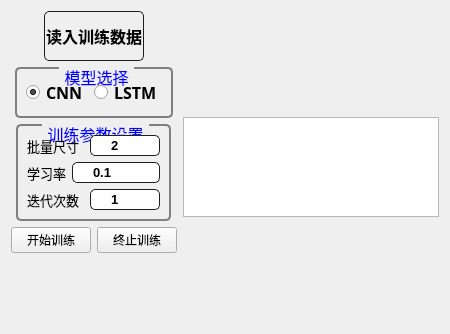
           <widget class="QWidget" name="tabAI">
            <attribute name="title">
             <string>诊断</string>
            </attribute>
            <layout class="QHBoxLayout" name="horizontalLayout_27">
             <item>
              <layout class="QVBoxLayout" name="verticalLayout_14">
               <item>
                <layout class="QVBoxLayout" name="verticalLayout_9">
                 <item alignment="Qt::AlignHCenter">
                  <widget class="QPushButton" name="btn_AI_ReadFile">
                   <property name="minimumSize">
                    <size>
                     <width>100</width>
                     <height>50</height>
                    </size>
                   </property>
                   <property name="maximumSize">
                    <size>
                     <width>150</width>
                     <height>16777215</height>
                    </size>
                   </property>
                   <property name="font">
                    <font>
                     <family>Adobe Devanagari</family>
                     <pointsize>12</pointsize>
                     <weight>75</weight>
                     <italic>false</italic>
                     <bold>true</bold>
                    </font>
                   </property>
                   <property name="styleSheet">
                    <string notr="true">	subcontrol-origin: padding;
    subcontrol-position: top right;
    selection-background-color: #111;
    selection-color: yellow;
    color: black;
    background-color: qlineargradient(x1: 0, y1: 0, x2: 0, y2: 1,
                                      stop: 0 #f6f7fa, stop: 1 #dadbde);
    border-style: solid;
    border: 1px solid #1e1e1e;
    border-radius: 5;
    padding: 1px 0px 1px 0px;</string>
                   </property>
                   <property name="text">
                    <string>读入训练数据</string>
                   </property>
                   <property name="iconSize">
                    <size>
                     <width>24</width>
                     <height>24</height>
                    </size>
                   </property>
                  </widget>
                 </item>
                 <item alignment="Qt::AlignHCenter">
                  <widget class="QGroupBox" name="groupBox_2">
                   <property name="maximumSize">
                    <size>
                     <width>16777215</width>
                     <height>100</height>
                    </size>
                   </property>
                   <property name="font">
                    <font>
                     <pointsize>12</pointsize>
                     <weight>50</weight>
                     <italic>false</italic>
                     <bold>false</bold>
                    </font>
                   </property>
                   <property name="styleSheet">
                    <string notr="true">QGroupBox {
    background-color: qlineargradient(x1: 0, y1: 0, x2: 0, y2: 1,
                                      stop: 0 #E0E0E0, stop: 1 #FFFFFF);
    border: 2px solid gray;
    border-radius: 5px;
    margin-top: 1ex; /* leave space at the top for the title */
	font: 12pt;
}

QGroupBox::title {
    subcontrol-origin: margin;
    subcontrol-position: top center; /* position at the top center */
    padding: 0 3px;
    background-color: qlineargradient(x1: 0, y1: 0, x2: 0, y2: 1,
                                      stop: 0 #FFDD00, stop: 1 #FBB034);
	border-radius:2px;
	color:blue;
}</string>
                   </property>
                   <property name="title">
                    <string>模型选择</string>
                   </property>
                   <layout class="QHBoxLayout" name="horizontalLayout_20">
                    <item>
                     <widget class="QRadioButton" name="radioButton_CNN">
                      <property name="font">
                       <font>
                        <family>Adobe Devanagari</family>
                        <pointsize>12</pointsize>
                        <weight>75</weight>
                        <bold>true</bold>
                       </font>
                      </property>
                      <property name="text">
                       <string>CNN</string>
                      </property>
                      <property name="checked">
                       <bool>true</bool>
                      </property>
                     </widget>
                    </item>
                    <item>
                     <widget class="QRadioButton" name="radioButton_LSTM">
                      <property name="font">
                       <font>
                        <family>Adobe Devanagari</family>
                        <pointsize>12</pointsize>
                        <weight>75</weight>
                        <bold>true</bold>
                       </font>
                      </property>
                      <property name="text">
                       <string>LSTM</string>
                      </property>
                     </widget>
                    </item>
                   </layout>
                  </widget>
                 </item>
                 <item alignment="Qt::AlignHCenter">
                  <widget class="QGroupBox" name="groupBox_3">
                   <property name="maximumSize">
                    <size>
                     <width>16777215</width>
                     <height>100</height>
                    </size>
                   </property>
                   <property name="font">
                    <font>
                     <pointsize>12</pointsize>
                     <weight>50</weight>
                     <italic>false</italic>
                     <bold>false</bold>
                    </font>
                   </property>
                   <property name="styleSheet">
                    <string notr="true">QGroupBox {
    background-color: qlineargradient(x1: 0, y1: 0, x2: 0, y2: 1,
                                      stop: 0 #E0E0E0, stop: 1 #FFFFFF);
    border: 2px solid gray;
    border-radius: 5px;
    margin-top: 1ex; /* leave space at the top for the title */
	font: 12pt;
}

QGroupBox::title {
    subcontrol-origin: margin;
    subcontrol-position: top center; /* position at the top center */
    padding: 0 3px;
    background-color: qlineargradient(x1: 0, y1: 0, x2: 0, y2: 1,
                                      stop: 0 #FFDD00, stop: 1 #FBB034);
	border-radius:2px;
	color:blue;
}</string>
                   </property>
                   <property name="title">
                    <string>训练参数设置</string>
                   </property>
                   <layout class="QHBoxLayout" name="horizontalLayout_21">
                    <item>
                     <layout class="QVBoxLayout" name="verticalLayout_8">
                      <item>
                       <layout class="QHBoxLayout" name="horizontalLayout_22">
                        <item>
                         <widget class="QLabel" name="label_2">
                          <property name="font">
                           <font>
                            <family>SimSun-ExtB</family>
                            <pointsize>10</pointsize>
                           </font>
                          </property>
                          <property name="text">
                           <string>批量尺寸</string>
                          </property>
                         </widget>
                        </item>
                        <item alignment="Qt::AlignHCenter">
                         <widget class="QComboBox" name="comboBox_Batch">
                          <property name="minimumSize">
                           <size>
                            <width>0</width>
                            <height>10</height>
                           </size>
                          </property>
                          <property name="font">
                           <font>
                            <pointsize>10</pointsize>
                            <weight>75</weight>
                            <bold>true</bold>
                           </font>
                          </property>
                          <property name="styleSheet">
                           <string notr="true">QComboBox
{
    subcontrol-origin: padding;
    subcontrol-position: top right;
    selection-background-color: #111;
    selection-color: yellow;
    color: white;
    background-color: qlineargradient(x1: 0, y1: 0, x2: 0, y2: 1,
                                      stop: 0 #f6f7fa, stop: 1 #dadbde);
    border-style: solid;
    border: 1px solid #1e1e1e;
    border-radius: 5;
    padding: 1px 0px 1px 20px;
}


QComboBox:hover, QPushButton:hover
{
    border: 1px solid yellow;
    color: white;
}

QComboBox:editable {
    background: red;
    color: pink;
}

QComboBox:on
{
    padding-top: 0px;
    padding-left: 0px;
    color: black;
    background-color: qlineargradient(x1: 0, y1: 0, x2: 0, y2: 1,
                                      stop: 0 #f6f7fa, stop: 1 #dadbde);
    selection-background-color: #ffaa00;
}

QComboBox:!on
{
    color: black;
    background-color: qlineargradient(x1: 0, y1: 0, x2: 0, y2: 1,
                                      stop: 0 #f6f7fa, stop: 1 #dadbde);
}

QComboBox QAbstractItemView
{
    border: 2px solid darkgray;
    color: black;
    selection-background-color: qlineargradient(x1: 0, y1: 0, x2: 0, y2: 1,
                                      stop: 0 #f6f7fa, stop: 1 #dadbde);
}

QComboBox::drop-down
{
     subcontrol-origin: padding;
     subcontrol-position: top right;
     width: 15px;
     color: white;
     border-left-width: 0px;
     border-left-color: darkgray;
     border-left-style: solid; /* just a single line */
     border-top-right-radius: 3px; /* same radius as the QComboBox */
     border-bottom-right-radius: 3px;
     padding-left: 10px;
 }

QComboBox::down-arrow, QSpinBox::down-arrow, QTimeEdit::down-arrow, QDateEdit::down-arrow
{
     image: url(&quot;C:/Users/JJZ/OneDrive - University of Tulsa/Projects/Project_PlungerLift/Plunger_lift_model_RIPED/icons/arrow-down.png&quot;);
     width: 12px;
     height: 12px;
}</string>
                          </property>
                          <item>
                           <property name="text">
                            <string>2</string>
                           </property>
                          </item>
                          <item>
                           <property name="text">
                            <string>4</string>
                           </property>
                          </item>
                          <item>
                           <property name="text">
                            <string>8</string>
                           </property>
                          </item>
                          <item>
                           <property name="text">
                            <string>16</string>
                           </property>
                          </item>
                          <item>
                           <property name="text">
                            <string>32</string>
                           </property>
                          </item>
                          <item>
                           <property name="text">
                            <string>64</string>
                           </property>
                          </item>
                          <item>
                           <property name="text">
                            <string>128</string>
                           </property>
                          </item>
                         </widget>
                        </item>
                       </layout>
                      </item>
                      <item>
                       <layout class="QHBoxLayout" name="horizontalLayout_23">
                        <item>
                         <widget class="QLabel" name="label_3">
                          <property name="font">
                           <font>
                            <family>SimSun-ExtB</family>
                            <pointsize>10</pointsize>
                           </font>
                          </property>
                          <property name="text">
                           <string>学习率</string>
                          </property>
                         </widget>
                        </item>
                        <item alignment="Qt::AlignHCenter">
                         <widget class="QComboBox" name="comboBox_LearningRate">
                          <property name="minimumSize">
                           <size>
                            <width>0</width>
                            <height>10</height>
                           </size>
                          </property>
                          <property name="font">
                           <font>
                            <pointsize>10</pointsize>
                            <weight>75</weight>
                            <bold>true</bold>
                           </font>
                          </property>
                          <property name="styleSheet">
                           <string notr="true">QComboBox
{
    subcontrol-origin: padding;
    subcontrol-position: top right;
    selection-background-color: #111;
    selection-color: yellow;
    color: white;
    background-color: qlineargradient(x1: 0, y1: 0, x2: 0, y2: 1,
                                      stop: 0 #f6f7fa, stop: 1 #dadbde);
    border-style: solid;
    border: 1px solid #1e1e1e;
    border-radius: 5;
    padding: 1px 0px 1px 20px;
}


QComboBox:hover, QPushButton:hover
{
    border: 1px solid yellow;
    color: white;
}

QComboBox:editable {
    background: red;
    color: pink;
}

QComboBox:on
{
    padding-top: 0px;
    padding-left: 0px;
    color: black;
    background-color: qlineargradient(x1: 0, y1: 0, x2: 0, y2: 1,
                                      stop: 0 #f6f7fa, stop: 1 #dadbde);
    selection-background-color: #ffaa00;
}

QComboBox:!on
{
    color: black;
    background-color: qlineargradient(x1: 0, y1: 0, x2: 0, y2: 1,
                                      stop: 0 #f6f7fa, stop: 1 #dadbde);
}

QComboBox QAbstractItemView
{
    border: 2px solid darkgray;
    color: black;
    selection-background-color: qlineargradient(x1: 0, y1: 0, x2: 0, y2: 1,
                                      stop: 0 #f6f7fa, stop: 1 #dadbde);
}

QComboBox::drop-down
{
     subcontrol-origin: padding;
     subcontrol-position: top right;
     width: 15px;
     color: white;
     border-left-width: 0px;
     border-left-color: darkgray;
     border-left-style: solid; /* just a single line */
     border-top-right-radius: 3px; /* same radius as the QComboBox */
     border-bottom-right-radius: 3px;
     padding-left: 10px;
 }

QComboBox::down-arrow, QSpinBox::down-arrow, QTimeEdit::down-arrow, QDateEdit::down-arrow
{
     image: url(&quot;C:/Users/JJZ/OneDrive - University of Tulsa/Projects/Project_PlungerLift/Plunger_lift_model_RIPED/icons/arrow-down.png&quot;);
     width: 12px;
     height: 12px;
}</string>
                          </property>
                          <item>
                           <property name="text">
                            <string>0.1</string>
                           </property>
                          </item>
                          <item>
                           <property name="text">
                            <string>0.01</string>
                           </property>
                          </item>
                          <item>
                           <property name="text">
                            <string>0.001</string>
                           </property>
                          </item>
                          <item>
                           <property name="text">
                            <string>0.0001</string>
                           </property>
                          </item>
                         </widget>
                        </item>
                       </layout>
                      </item>
                      <item>
                       <layout class="QHBoxLayout" name="horizontalLayout_24">
                        <item>
                         <widget class="QLabel" name="label_5">
                          <property name="font">
                           <font>
                            <family>SimSun-ExtB</family>
                            <pointsize>10</pointsize>
                           </font>
                          </property>
                          <property name="text">
                           <string>迭代次数</string>
                          </property>
                         </widget>
                        </item>
                        <item>
                         <widget class="QComboBox" name="comboBox_Epoches">
                          <property name="minimumSize">
                           <size>
                            <width>0</width>
                            <height>10</height>
                           </size>
                          </property>
                          <property name="font">
                           <font>
                            <pointsize>10</pointsize>
                            <weight>75</weight>
                            <bold>true</bold>
                           </font>
                          </property>
                          <property name="styleSheet">
                           <string notr="true">QComboBox
{
    subcontrol-origin: padding;
    subcontrol-position: top right;
    selection-background-color: #111;
    selection-color: yellow;
    color: white;
    background-color: qlineargradient(x1: 0, y1: 0, x2: 0, y2: 1,
                                      stop: 0 #f6f7fa, stop: 1 #dadbde);
    border-style: solid;
    border: 1px solid #1e1e1e;
    border-radius: 5;
    padding: 1px 0px 1px 20px;
}


QComboBox:hover, QPushButton:hover
{
    border: 1px solid yellow;
    color: white;
}

QComboBox:editable {
    background: red;
    color: pink;
}

QComboBox:on
{
    padding-top: 0px;
    padding-left: 0px;
    color: black;
    background-color: qlineargradient(x1: 0, y1: 0, x2: 0, y2: 1,
                                      stop: 0 #f6f7fa, stop: 1 #dadbde);
    selection-background-color: #ffaa00;
}

QComboBox:!on
{
    color: black;
    background-color: qlineargradient(x1: 0, y1: 0, x2: 0, y2: 1,
                                      stop: 0 #f6f7fa, stop: 1 #dadbde);
}

QComboBox QAbstractItemView
{
    border: 2px solid darkgray;
    color: black;
    selection-background-color: qlineargradient(x1: 0, y1: 0, x2: 0, y2: 1,
                                      stop: 0 #f6f7fa, stop: 1 #dadbde);
}

QComboBox::drop-down
{
     subcontrol-origin: padding;
     subcontrol-position: top right;
     width: 15px;
     color: white;
     border-left-width: 0px;
     border-left-color: darkgray;
     border-left-style: solid; /* just a single line */
     border-top-right-radius: 3px; /* same radius as the QComboBox */
     border-bottom-right-radius: 3px;
     padding-left: 10px;
 }

QComboBox::down-arrow, QSpinBox::down-arrow, QTimeEdit::down-arrow, QDateEdit::down-arrow
{
     image: url(&quot;C:/Users/JJZ/OneDrive - University of Tulsa/Projects/Project_PlungerLift/Plunger_lift_model_RIPED/icons/arrow-down.png&quot;);
     width: 12px;
     height: 12px;
}</string>
                          </property>
                          <item>
                           <property name="text">
                            <string>1</string>
                           </property>
                          </item>
                          <item>
                           <property name="text">
                            <string>20</string>
                           </property>
                          </item>
                          <item>
                           <property name="text">
                            <string>50</string>
                           </property>
                          </item>
                          <item>
                           <property name="text">
                            <string>100</string>
                           </property>
                          </item>
                         </widget>
                        </item>
                       </layout>
                      </item>
                     </layout>
                    </item>
                   </layout>
                  </widget>
                 </item>
                 <item>
                  <layout class="QHBoxLayout" name="horizontalLayout_25">
                   <item>
                    <widget class="QPushButton" name="btn_AI_Run">
                     <property name="styleSheet">
                      <string notr="true">background-color: qlineargradient(x1: 0, y1: 0, x2: 0, y2: 1,
                                      stop: 0 #f6f7fa, stop: 1 #dadbde);

font: 12pt bold &quot;Arial&quot;;</string>
                     </property>
                     <property name="text">
                      <string>开始训练</string>
                     </property>
                     <property name="icon">
                      <iconset resource="plunger_ico.qrc">
                       <normaloff>:/plunger/icons/run.png</normaloff>:/plunger/icons/run.png</iconset>
                     </property>
                     <property name="iconSize">
                      <size>
                       <width>24</width>
                       <height>24</height>
                      </size>
                     </property>
                    </widget>
                   </item>
                   <item>
                    <widget class="QPushButton" name="btn_AI_Stop">
                     <property name="styleSheet">
                      <string notr="true">background-color: qlineargradient(x1: 0, y1: 0, x2: 0, y2: 1,
                                      stop: 0 #f6f7fa, stop: 1 #dadbde);

font: 12pt bold &quot;Arial&quot;;</string>
                     </property>
                     <property name="text">
                      <string>终止训练</string>
                     </property>
                     <property name="icon">
                      <iconset resource="plunger_ico.qrc">
                       <normaloff>:/plunger/icons/stop.png</normaloff>:/plunger/icons/stop.png</iconset>
                     </property>
                     <property name="iconSize">
                      <size>
                       <width>24</width>
                       <height>24</height>
                      </size>
                     </property>
                    </widget>
                   </item>
                  </layout>
                 </item>
                </layout>
               </item>
               <item>
                <widget class="QLabel" name="label_7">
                 <property name="text">
                  <string/>
                 </property>
                </widget>
               </item>
              </layout>
             </item>
             <item>
              <layout class="QVBoxLayout" name="verticalLayout_13">
               <item>
                <widget class="QWidget" name="widget_AI_Show" native="true">
                 <property name="minimumSize">
                  <size>
                   <width>0</width>
                   <height>100</height>
                  </size>
                 </property>
                 <property name="maximumSize">
                  <size>
                   <width>1000</width>
                   <height>200</height>
                  </size>
                 </property>
                </widget>
               </item>
               <item>
                <widget class="QTextBrowser" name="textBrowser_AI">
                 <property name="minimumSize">
                  <size>
                   <width>100</width>
                   <height>100</height>
                  </size>
                 </property>
                 <property name="maximumSize">
                  <size>
                   <width>16777215</width>
                   <height>100</height>
                  </size>
                 </property>
                </widget>
               </item>
               <item>
                <layout class="QHBoxLayout" name="horizontalLayout_26">
                 <item>
                  <widget class="QWidget" name="widget_AI_Error" native="true">
                   <property name="minimumSize">
                    <size>
                     <width>100</width>
                     <height>100</height>
                    </size>
                   </property>
                   <property name="maximumSize">
                    <size>
                     <width>1000</width>
                     <height>300</height>
                    </size>
                   </property>
                  </widget>
                 </item>
                 <item>
                  <widget class="QWidget" name="widget_AI_Matrix" native="true">
                   <property name="minimumSize">
                    <size>
                     <width>100</width>
                     <height>100</height>
                    </size>
                   </property>
                   <property name="maximumSize">
                    <size>
                     <width>1000</width>
                     <height>300</height>
                    </size>
                   </property>
                  </widget>
                 </item>
                </layout>
               </item>
              </layout>
             </item>
            </layout>
           </widget>
